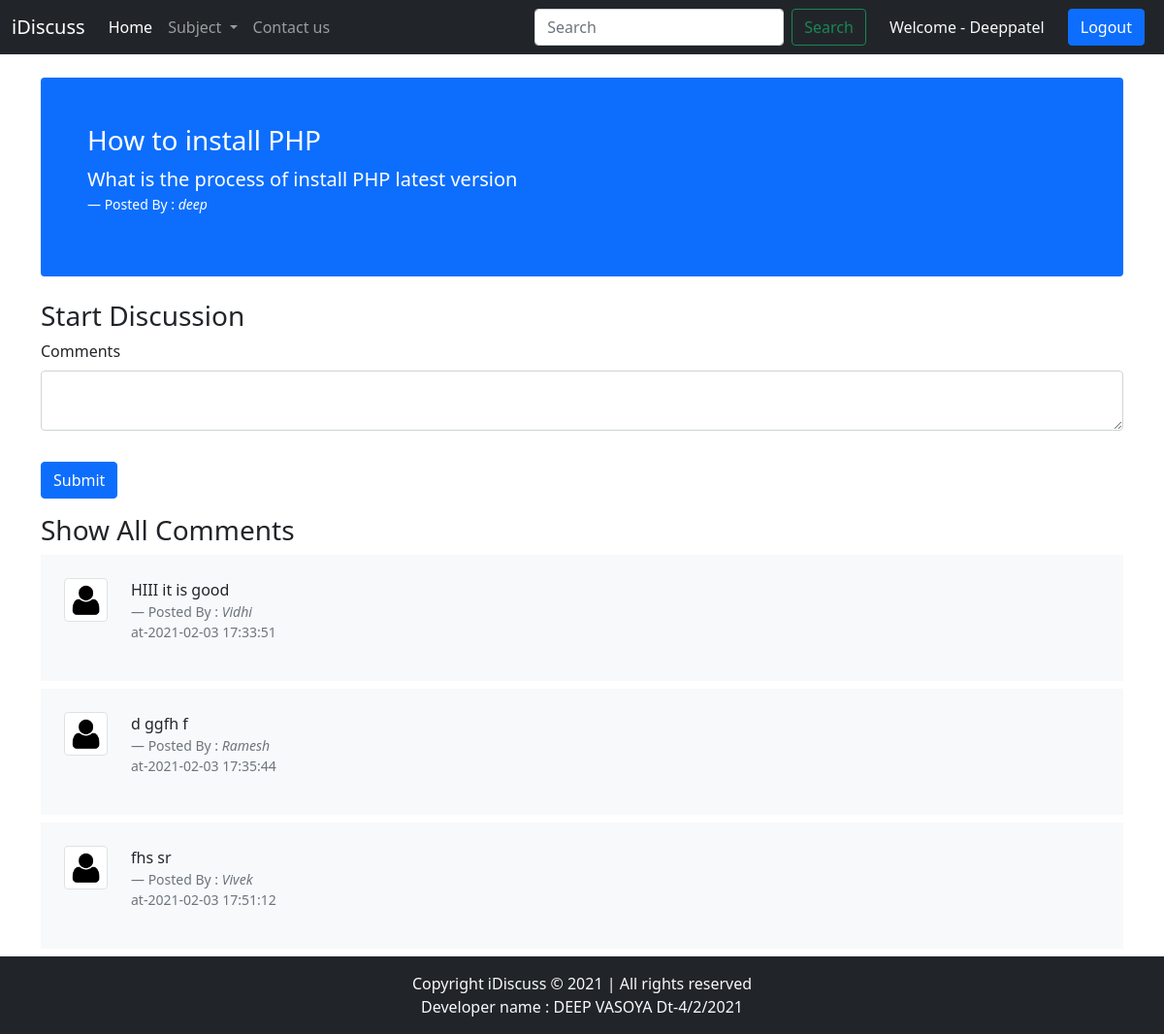
Screenshot of /threadlist.php?threadid=1 (signed in) with the database file from the repository.
### tables this page shows
CREATE TABLE `thread` (
  `thread_id` int(11) NOT NULL,
  `thread_title` varchar(255) NOT NULL,
  `thread_desc` text NOT NULL,
  `thread_catid` int(11) NOT NULL,
  `thread_user` int(11) NOT NULL,
  `date` datetime NOT NULL DEFAULT current_timestamp()
);

CREATE TABLE `user` (
  `sno` int(11) NOT NULL,
  `username` varchar(15) NOT NULL,
  `password` text NOT NULL,
  `date` datetime NOT NULL DEFAULT current_timestamp()
);

CREATE TABLE `comments` (
  `comment_id` int(11) NOT NULL,
  `comment_desc` text NOT NULL,
  `thread_id` int(11) NOT NULL,
  `comment_by` int(11) NOT NULL,
  `date` datetime NOT NULL DEFAULT current_timestamp()
);

### threadlist.php (the view, shortened to what this page needs)
<!doctype html>
<html lang="en">
<head>
  <link href="https://cdn.jsdelivr.net/npm/bootstrap@5.0.0-beta1/dist/css/bootstrap.min.css" rel="stylesheet">
</head>
<body>
  <?php include "include/_nav.php"; ?>
  <?php include "include/_database.php"; ?>
  <?php
  $id = $_GET['threadid'];
  $sql = "SELECT * FROM `thread` WHERE thread_id = $id";
  $result = mysqli_query($conn, $sql);
  while ($row = mysqli_fetch_assoc($result)) {
    $thread_title = $row['thread_title'];
    $thread_desc = $row['thread_desc'];
    $thread_user = $row['thread_user'];
    $sql2 = "SELECT username FROM `user` WHERE sno=$thread_user";
    $result2 = mysqli_query($conn, $sql2);
    $row2 = mysqli_fetch_assoc($result2);
    $user1 = $row2['username'];
  }
  ?>
  <div class="container">
    <div>
      <div class="d-block bg-primary text-white my-4 p-5 rounded">
        <h3><?php echo $thread_title;  ?></h3>
        <p class="lead"><?php echo $thread_desc;  ?></p>
        <footer class="blockquote-footer text-white">Posted By : <cite title="Source Title"><?php echo $user1; ?></cite></footer>
      </div>
    </div>
  </div>
  <?php
  if (isset($_SESSION['loggedin']) && $_SESSION['loggedin'] == true) {
    echo ' <div class="container">
    <h3>Start Discussion</h3>
    <form action="' . $_SERVER['REQUEST_URI'] . '" method="post">
      <div class="mb-3">
        <label class="form-label">Comments</label>
        <textarea class="form-control" id="comme" name="comme"></textarea>
        <input type="hidden" id="sno" name="sno" value="' . $_SESSION["sno"] . '">
      </div>
      <button type="submit" class="btn btn-primary my-3">Submit</button>
    </form>
  </div>';
  } else {
    echo '<div class="container my-5">
    <h4>You are not loggedin! First Loggedin and Start Discussion</h4>
  </div>';
  }
  ?>
  <div class="container">
    <h3>Show All Comments</h3>
  </div>
  <?php
  $id = $_GET['threadid'];
  $sql = "SELECT * FROM `comments` WHERE thread_id = $id";
  $result = mysqli_query($conn, $sql);
  while ($row = mysqli_fetch_assoc($result)) {
    $comment_desc = $row['comment_desc'];
    $comment_by = $row['comment_by'];
    $dt = $row['date'];
    $sql2 = "SELECT username FROM `user` WHERE sno=$comment_by";
    $result2 = mysqli_query($conn, $sql2);
    $row2 = mysqli_fetch_assoc($result2);
    $user = $row2['username'];
    echo '<div class="container my-2">
    <div class="row g-0 bg-light position-relative">
      <div class="col-md-1 mb-md-0 p-md-4">
        <img src="image/user.png" width="50px" height="50px" class="img-fluid img-thumbnail" alt="...">
      </div>
      <div class="col-md-10 p-4 ps-md-0">
        <p>' . $comment_desc . '</p>
        <footer class="blockquote-footer">Posted By : <cite title="Source Title">' . $user . '</cite><p> at-' . $dt . '</p></footer>
      </div>
    </div>
  </div>';
  }
  ?>
  <?php
  include "include/_footer.php"
  ?>
</body>
</html>

### rows the page displays
thread: thread_title "How to install PHP", thread_desc "What is the process of install PHP latest version"
user: username "deep"
comments: comment_desc "HIII it is good", user.username "Vidhi", date "2021-02-03 17:33:51"
comments: comment_desc "d ggfh f", user.username "Ramesh", date "2021-02-03 17:35:44"
comments: comment_desc "fhs sr", user.username "Vivek", date "2021-02-03 17:51:12"

### other values shown
$_SESSION['username'] "Deeppatel"
